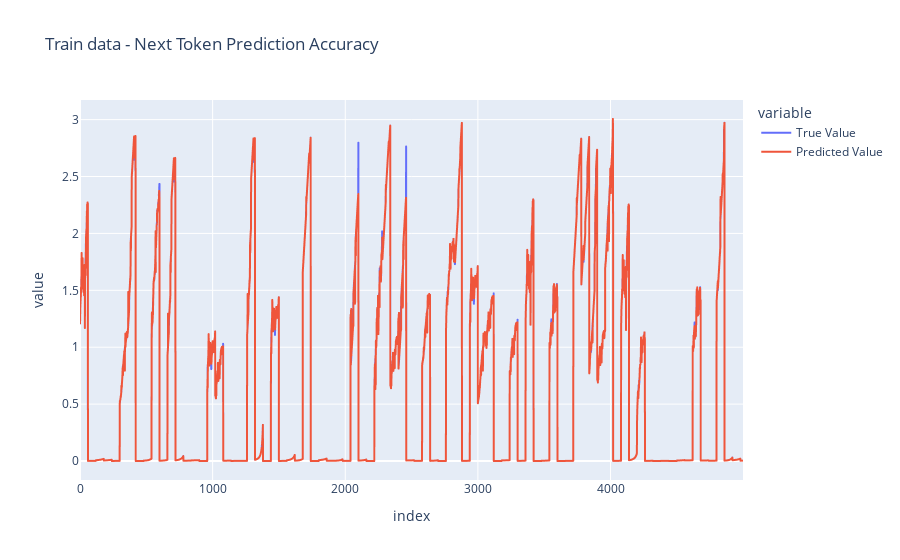

Notebook code cell kept with this figure:
### Code cell
dataset_raw= TimeSeriesDatasetRaw(train_episodes, context_window=context_window, vocab_size=vocab_size)
x_batch, y_batch = dataset_raw[range(5_000)]


print(x_batch.shape)

y_predict = learner.predict(x_batch, num_periods=1)[:, -1]




df=pd.DataFrame([y_batch, y_predict]).T
df.columns = ['True Value', 'Predicted Value']
fig = px.line(df, labels={ 'x':['Predicted Value','Predicted Value']}, title='Train data - Next Token Prediction Accuracy')
fig.show()

### Figure 1 — Plotly figure (JSON) as saved in the notebook; plotly's stock layout.template omitted (floating-point values rounded to 4 significant figures; data arrays with more than 128 entries replaced by an {"elided": "..."} marker saying what was removed)
{"data": [{"hovertemplate": "variable=True Value<br>index=%{x}<br>value=%{y}<extra></extra>", "legendgroup": "True Value", "line": {"color": "#636efa", "dash": "solid"}, "marker": {"symbol": "circle"}, "mode": "lines", "name": "True Value", "showlegend": true, "type": "scattergl", "x": {"elided": "5000 int values"}, "xaxis": "x", "y": {"elided": "5000 float values"}, "yaxis": "y"}, {"hovertemplate": "variable=Predicted Value<br>index=%{x}<br>value=%{y}<extra></extra>", "legendgroup": "Predicted Value", "line": {"color": "#EF553B", "dash": "solid"}, "marker": {"symbol": "circle"}, "mode": "lines", "name": "Predicted Value", "showlegend": true, "type": "scattergl", "x": {"elided": "5000 int values"}, "xaxis": "x", "y": {"elided": "5000 float values"}, "yaxis": "y"}], "layout": {"legend": {"title": {"text": "variable"}, "tracegroupgap": 0}, "title": {"text": "Train data - Next Token Prediction Accuracy"}, "xaxis": {"anchor": "y", "domain": [0, 1], "title": {"text": "index"}}, "yaxis": {"anchor": "x", "domain": [0, 1], "title": {"text": "value"}}}}
